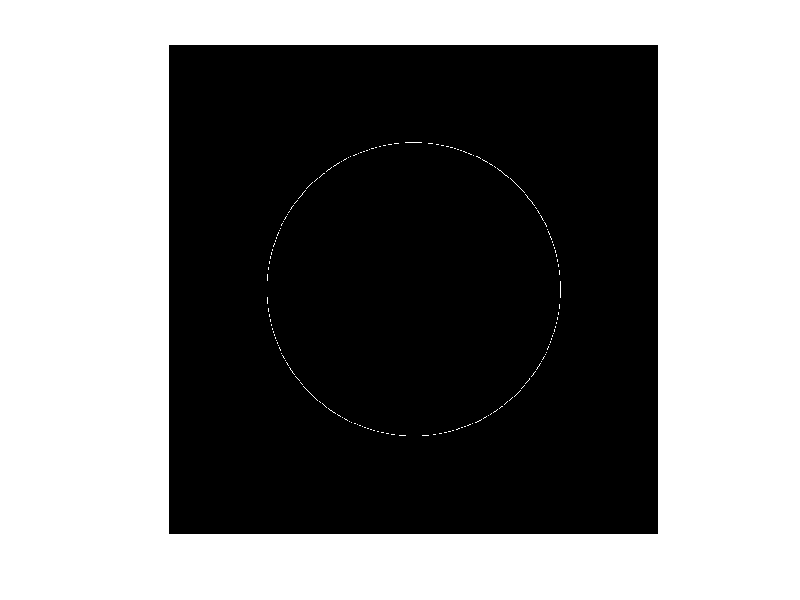

MATLAB code for this plot:
clc;
close all;
clear;

r=300; 
x=500; 
y=500; 

image = zeros(1000,1000);


for i=1 : 0.01: 365
    ci=  round((r*cosd(i))+x);
    si= round((r*sind(i))+y);
    image(ci,si)=255;
end

imshow(image);
